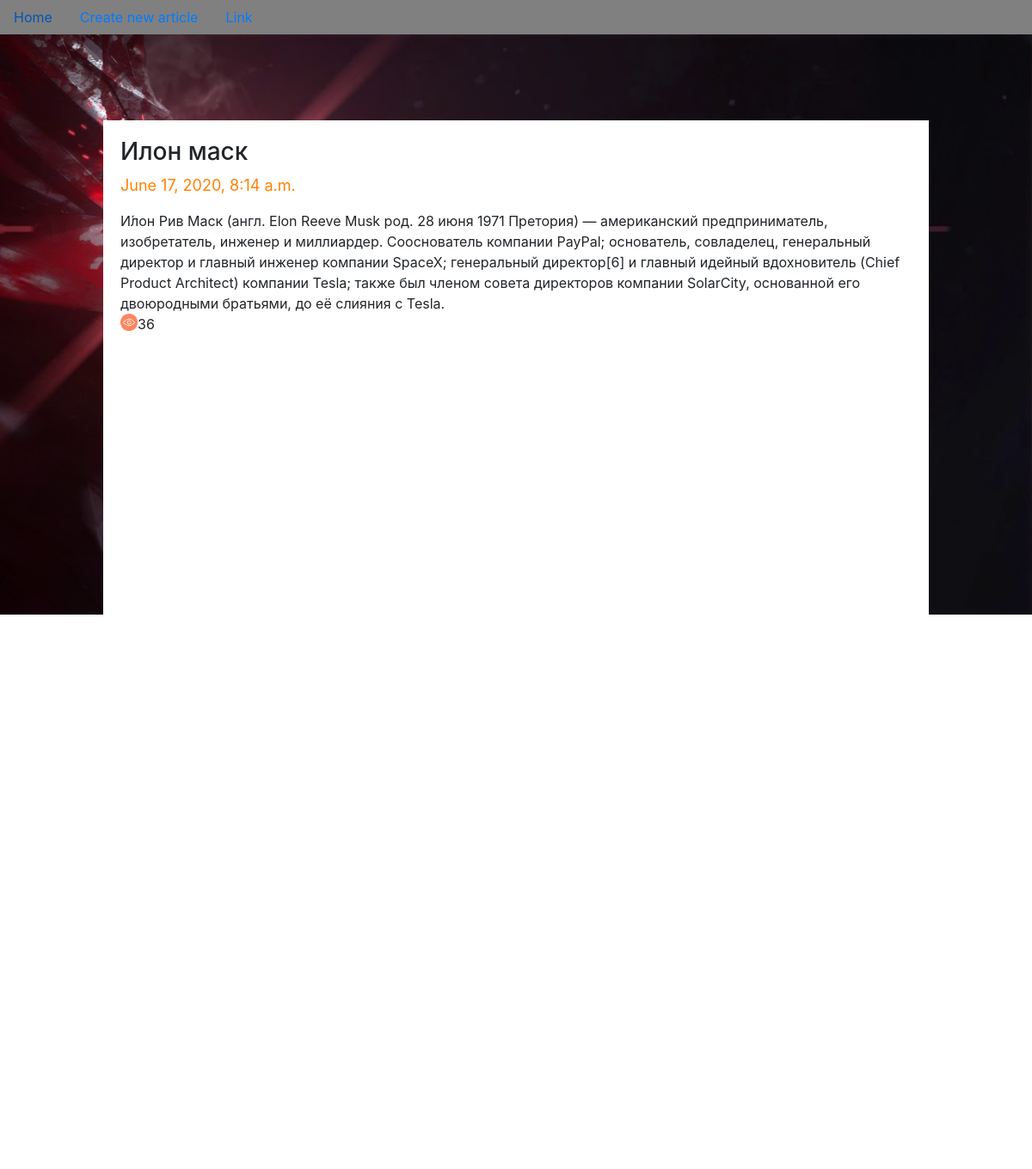
Screenshot of /news/1 with the database file from the repository.
### blog_site/models.py (models this page shows, shortened)
class News(models.Model):
    title=models.CharField(max_length=100)
    text=models.TextField(blank=True)
    image=models.ImageField(blank=True, upload_to='news')
    is_published=models.BooleanField(default=True)
    pub_date=models.DateTimeField(auto_now=True)
    views=models.IntegerField(default=0)
    cat=models.ManyToManyField(Category)
    class Meta:
        verbose_name='Новость'
        verbose_name_plural='Новости'

### blog_site/views.py (the view)
# urls.py: path('news/<int:news_pk>', views.detailPage, name='detail'),
def detailPage(request,news_pk):
    current_art = get_object_or_404(News, pk=news_pk)
    current_art.views = F('views') + 1
    current_art.save()
    current_art.refresh_from_db()
    return render(request, 'blog/detail.html', {'article': current_art})

### blog_site/templates/blog/detail.html (shortened to what this page needs)
{%extends 'base.html'%}
{%load static%}
{%block detail%}
<div class="wrapper">
<div class="art">
<h3>{{article.title}}</h3>
<p class="date">{{article.pub_date}}</p>
{% autoescape off %}
{{article.text}}
{% endautoescape %}
<br>
<img src="{% static 'icon/views.png' %}" alt="" class="icon">
<span class="views">{{article.views}}</span>
</div>
</div>
{%endblock%}

### static/css/style.css (style rules this page uses)
.date { color: #ff8000; font-size: 18px; }
.wrapper { height: 1005; display: flex; justify-content: center; }
.art { padding: 20px; top: 140px; height: 100%; position: absolute; background: white; width: 80%; }
.icon { position: absolute; width: 20px; height: 20px; }
.views { position: absolute; left: 40px; }

### rows the page displays
News: title "Илон маск", pub_date "June 17, 2020, 8:14 a.m.", text "И́лон Рив Маск (англ. Elon Reeve Musk род. 28 июня 1971 Претория) — американский предприниматель, изобретатель, инженер и миллиардер. Сооснователь компании PayPal; основатель, совладелец, генеральный директор и главный инженер компании SpaceX; генеральный директор[6] и главный идейный вдохновитель (Chief Product Architect) компании Tesla; также был членом совета директоров компании SolarCity, основанной его двоюродными братьями, до её слияния с Tesla.", views "36"
